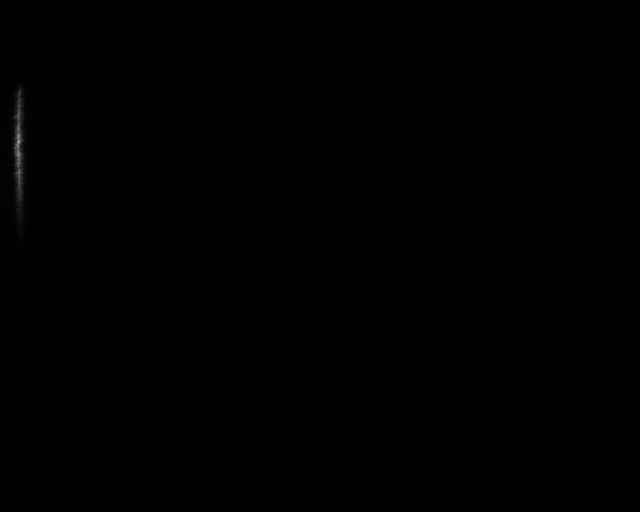
#> input picture 11-11-2024-Spectro-laser_bleu-lames-3D.tif, 1280 x 1024 px, found by its file name (shown at 1/2 size)
$ python resolution.py
#> lines starting #> are read from the running program, lines starting #| are printed output that depends on the picture; after the words box and inside, x2 and y2 are one past the last pixel; in counts of white or black regions, pixels touching at a corner belong together
#Code pour chaque spectromètre

import numpy as np
from PIL import Image
import matplotlib.pyplot as plt
from lmfit import Model
#Partie1: Image en intensités linéaire
# 1. Tif valeurs de pixel de 0 à 255, donc intensité directement. Permet aussi de vérifier la saturation
# 2. Pour éviter les sections totalement nulles, on sélectionne les lignes pour lesquelles au moins un pixel à une valeur d'au moins 95% de l'intensité maximale
# 2.5 Pour chaque colonne, on fait la moyenne des éléments sur les lignes selectionnées, ce qui retourne l'intensité en fonction de la position horizontale.
# À Noter: Vérification que l'image n'est pas saturée
# Fait pour rouge et bleu

# Charger les images en niveaux de gris
image_bleu = Image.open("11-11-2024-Spectro-laser_bleu-lames-3D.tif").convert("L")
image_bleu_array = np.array(image_bleu)
image_rouge = Image.open("11-11-2024-Spectro-laser_rouge-lames-3D.tif").convert("L")
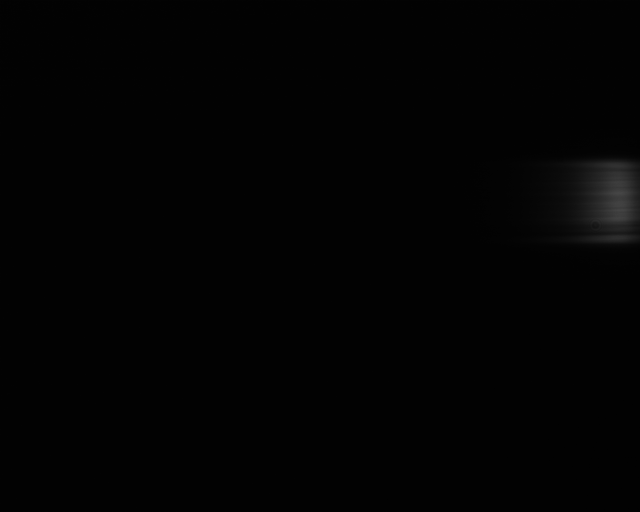
#> input picture 11-11-2024-Spectro-laser_rouge-lames-3D.tif, 1280 x 1024 px, found by its file name (shown at 1/2 size)
image_rouge_array = np.array(image_rouge)

def intensite(matrice_image):
    intensité_max = np.max(matrice_image)
#> intensité_max = 71
    if intensité_max == 255:
        print("L'image est saturée")
        return

    seuil = 0.95 * intensité_max
#> seuil = 67.45
    mask = matrice_image >= seuil
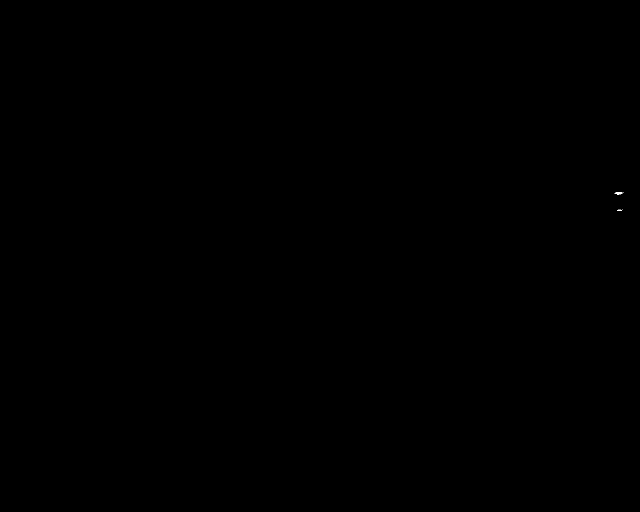
#> mask: shape (1024, 1280) bool (shown at 1/2 size); 0.01% white in thin lines or dots, all inside (x1, y1, x2, y2) = (1229, 384, 1247, 422)
    lignes_à_considerer = np.any(mask, axis=1)
    intensité_par_colonne = np.mean(matrice_image[lignes_à_considerer, :], axis=0)
#> intensité_par_colonne = 1280 values, max 68.56 at index 1237, min 1.78 at index 31, mean 7.25

    return intensité_par_colonne

# Extraire les courbes d'intensité
introuge = intensite(image_rouge_array)
#> introuge has the same summary as intensité_par_colonne in intensite
intbleu = intensite(image_bleu_array)
#> in intensite (call 2), `mask = matrice_image >= seuil`: mask: shape (1024, 1280) bool; 0% white in thin lines or dots, all inside (x1, y1, x2, y2) = (37, 283, 38, 285)
#> intbleu = 1280 values, max 177.5 at index 37, min 0 at index 81, mean 1.33

#Partie 2: Conversion de px en lambda
# 1. Formule de conversion de px en lambda (comment obtenue et forme)
# 2. Propagation d'incertitude sur la conversion avec méthode des dérivées. Mentionner laquelle est la plus importante, Obtention de chacune des incertitudes utilisées
# 3. On obtient la position des pics en lambda et l'incertitude sur cette position. Ce qui permet d'avoir l'intensité pour chaque longueur d'onde

def calcule_incertitude_val_lamda(rouge,bleu):
    x_rouge=np.argmax(rouge)
#> x_rouge = 1237
    x_bleu=np.argmax(bleu)
#> x_bleu = 37
    echelle_pixel=x_rouge-x_bleu
#> echelle_pixel = 1200
    delta_echelle_pixel=2 #On considère que c'est l'addition de 2 incertitudes. Chacune étant la plus petite division, soit 1 px.
    echelle_lamda=657-405
    delta_lambda_bleu=5 #Data sheet: Résolution considérée comme inc.
    delta_echelle_lambda=10 #ATTENTION: On considère l'incertitude sur le bleu comme étant une bonne approximation de l'incertitude pour toute les longueurs d'onde considérées
    x = np.linspace(0, len(rouge) - 1, len(rouge))
#> x = 1280 values from 0 to 1279

    val_lamda = []
    incertitude_val_lamda = []

    for i in x:
        # Calcul de val_lamda
        val = (echelle_lamda / echelle_pixel) * (i - x_bleu) + 405
        val_lamda.append(val)
        # Calcul de l'incertitude
        term1 = ((i - x_bleu) / echelle_pixel) * delta_echelle_lambda
        term2 = (-echelle_lamda * (i - x_bleu) / (echelle_pixel ** 2)) * delta_echelle_pixel
        term3 = (echelle_lamda / echelle_pixel) * delta_echelle_pixel
        delta_val = np.sqrt(term1**2 + term2**2 + term3**2)+delta_lambda_bleu

        incertitude_val_lamda.append(delta_val)
#> this loop made 1280 passes
#> (val, term1, term2, delta_val) on passes 1 to 3: (397.2, -0.308, 0.0129, 5.52), (397.4, -0.3, 0.0126, 5.52), (397.6, -0.292, 0.0123, 5.51)
#> after the loop, incertitude_val_lamda = 1280 values, max 15.37 at index 1279, min 5.42 at index 37, mean 10.08; val_lamda = 1280 values from 397.2 to 665.8

    val_lamda = np.array(val_lamda)
    incertitude_val_lamda = np.array(incertitude_val_lamda)

    return val_lamda, incertitude_val_lamda

# Calculer les longueurs d'onde et leurs incertitudes
val_lamda, incertitude_val_lamda = calcule_incertitude_val_lamda(introuge, intbleu)
#> val_lamda = 1280 values from 397.2 to 665.8

print(val_lamda)
#> (printed output is left out)


# Tracer l'évolution de l'incertitude de la longueur d'onde en fonction de la longueur d'onde
plt.figure(figsize=(10, 6))
plt.plot(val_lamda, incertitude_val_lamda, 'g-', label="Incertitude sur la longueur d'onde")

# Ajouter des labels et un titre
plt.xlabel("Longueur d'onde (nm)")
plt.ylabel("Incertitude de la longueur d'onde (nm)")
plt.title("Évolution de l'incertitude de la longueur d'onde en fonction de la longueur d'onde")
plt.legend()
plt.grid(True)
plt.show()
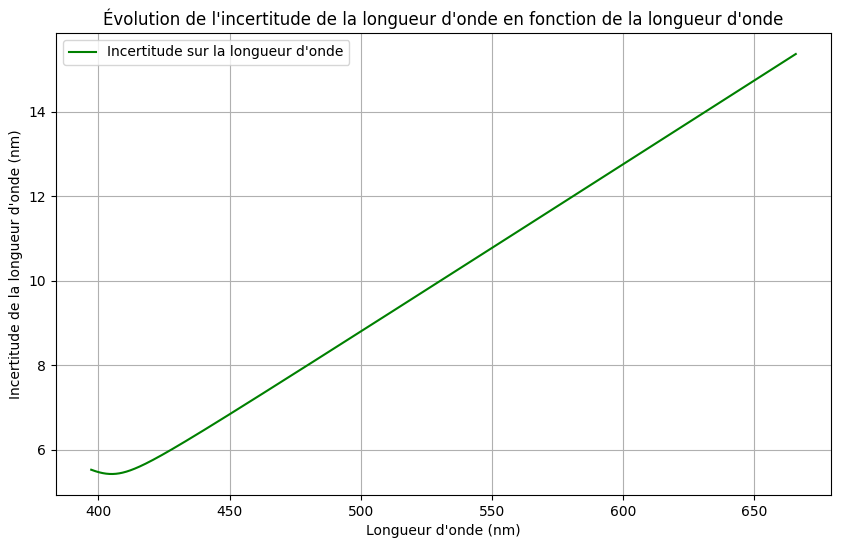
#> figure drawn by matplotlib, 1 panel; curve peaks at x = 665.8, y = 15.37

# Partie 3: Fits
# 1. Présenter les fits testés: Sinc^2 par les maths, gaussienne par habitude et lorentienne par allure. Paramètres et Latex
# 2. Méthode de moindre carré
# 3. Statistiques pour déterminer lequel est meilleur. TABLEAU. Chi-carré et R^2, et résolution obtenue
# 4. Affichage des données et des fits ensemble pour visualiser. METTRE GRAPH dans doc

# Définir les modèles de fonctions gaussienne, lorentzienne, et sinc**2
def gaussian(x, amplitude, center, sigma):
    return amplitude * np.exp(-(x - center)**2 / (2 * sigma**2))

def lorentzian(x, amplitude, center, gamma):
    return (amplitude * gamma**2) / ((x - center)**2 + gamma**2)

def sinc_squared(x, amplitude, center, width):
    # Calcul de sinc**2 en normalisant (x - center) pour définir la largeur
    return amplitude * (np.sinc((x - center) / width))**2

# Ajuster les données
x = np.arange(len(introuge))  # Positions des pixels
#> x = 1280 values from 0 to 1279

# Modèle gaussien
gauss_model = Model(gaussian)
#> (the run stopped early here; a loop or call above may not have finished)
